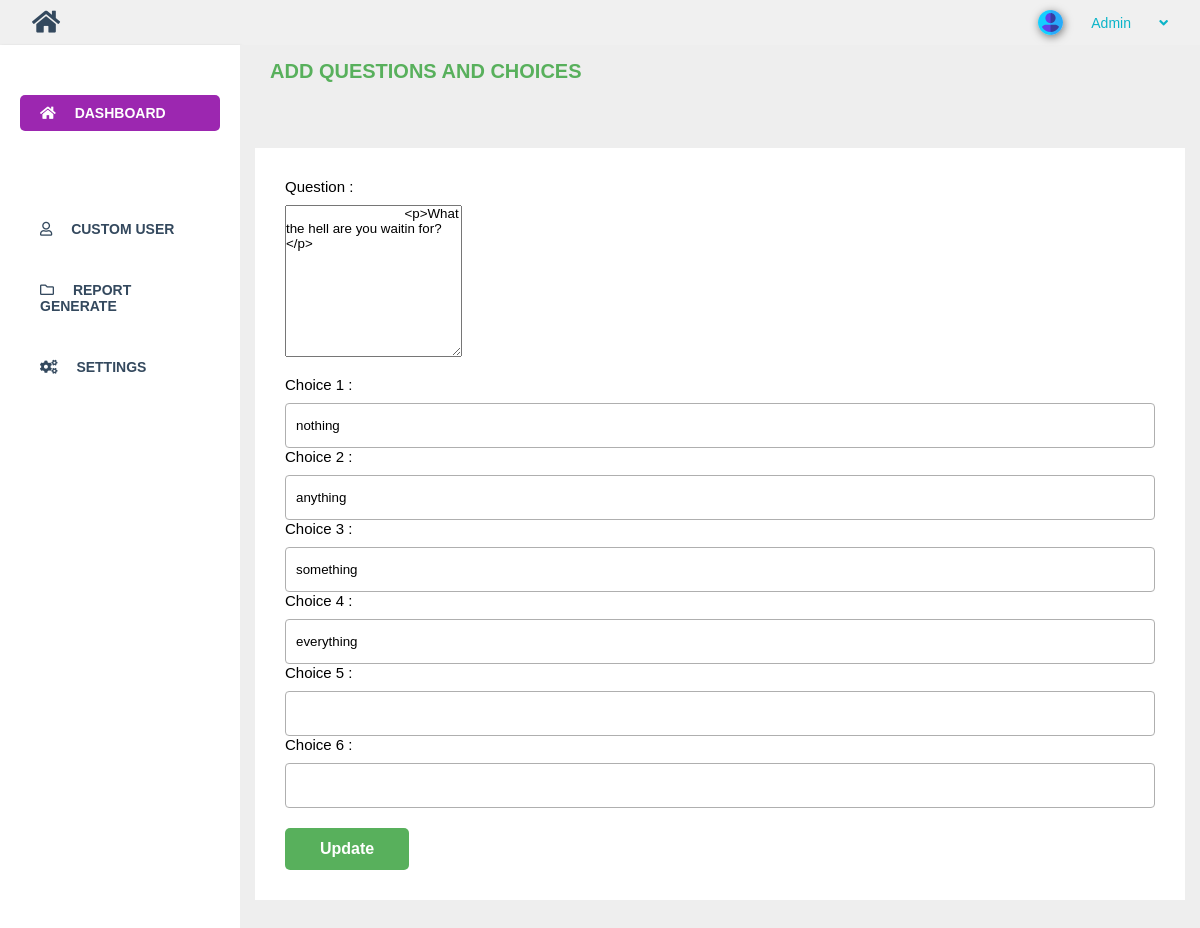
The page /admin/edit-question.php?id=9 (signed in) on the database its author committed.
### tables this page shows
CREATE TABLE `questions` (
  `id` int(10) NOT NULL AUTO_INCREMENT,
  `question` longtext,
  PRIMARY KEY (`id`)
);

CREATE TABLE `choices` (
  `id` int(10) NOT NULL AUTO_INCREMENT,
  `question_id` int(10) DEFAULT NULL,
  `choice_1` mediumtext,
  `choice_2` mediumtext,
  `choice_3` mediumtext,
  `choice_4` mediumtext,
  `choice_5` mediumtext,
  `choice_6` mediumtext,
  `answer` varchar(50) DEFAULT NULL,
  PRIMARY KEY (`id`),
  KEY `question_id` (`question_id`),
  CONSTRAINT `choices_ibfk_1` FOREIGN KEY (`question_id`) REFERENCES `questions` (`id`) ON DELETE CASCADE
);

### admin/edit-question.php (the view, shortened to what this page needs)
<?php
$conn = database();
if(isset($_GET['id'])) {
    function questionSingle($id) {
        global $conn;
        $sql = "select id, question from questions where id = '$id'";
        $result = $conn->query($sql);
        $data = array();
        if($result->num_rows > 0) {
            while($row = $result->fetch_assoc()) {
                $data[] = $row;
            }
            return $data;
        }
    }
        $question_id = $_GET['id'];
        global $conn;
        $sql = "select id, choice_1, choice_2, choice_3, choice_4, choice_5, choice_6 from choices where question_id = '$question_id'";
        $result = $conn->query($sql);
        if($result->num_rows > 0) {
            while($row = $result->fetch_assoc()) {
                $choice_1 = $row['choice_1'];
                $choice_2 = $row['choice_2'];
                $choice_3 = $row['choice_3'];
                $choice_4 = $row['choice_4'];
                $choice_5 = $row['choice_5'];
                $choice_6 = $row['choice_6'];
            }
    }
    $questionSingle = questionSingle($_GET['id']);
}
?>
<!DOCTYPE html>
<html lang="en">
<head>
    <link rel="stylesheet" href="css/fontawesome.css">
    <link rel="stylesheet" href="style.css">
</head>
<body>
    <div id="main">
        <div id="page-wrapper">
            <div class="dashboard-area">
                <h3 class="section-heading">Add Questions and Choices</h3>
                <div class="wrapper">
                <?php  foreach($questionSingle as $ques) :?>
                    <div class="form">
                        <form action="edit-question.php" method="post">
                            <div class="input-items">
                                <label for="topic">Question : </label>
                                <textarea name="question" id="question" rows="10">
                                <?php echo $ques['question']; ?>
                                </textarea>
                            </div>
                            <div class="input-items">
                                <label for="answer">Choice 1 : </label>
                                <input type="text" name="choice_1" id="answer"
                                value="<?php echo $choice_1; ?>">
                                <label for="answer">Choice 2 : </label>
                                <input type="text" name="choice_2" id="answer"
                                value="<?php echo $choice_2; ?>">
                                <label for="answer">Choice 3 : </label>
                                <input type="text" name="choice_3" id="answer"
                                value="<?php echo $choice_3; ?>">
                                <label for="answer">Choice 4 : </label>
                                <input type="text" name="choice_4" id="answer"
                                value="<?php echo $choice_4; ?>">
                                <label for="answer">Choice 5 : </label>
                                <input type="text" name="choice_5" id="answer"
                                value="<?php echo $choice_5; ?>">
                                <label for="answer">Choice 6 : </label>
                                <input type="text" name="choice_6" id="answer"
                                value="<?php echo $choice_6; ?>">
                            </div>
                            <button class="btn btn-green">Update</button>
                        </form>
                    </div>
                <?php endforeach; ?>
                </div>
            </div>
        </div>
    </div>
</body>
</html>

### admin/style.css (style rules this page uses)
* { margin: 0; padding: 0; box-sizing: border-box; font-family: Arial, Helvetica, sans-serif; }
:root { --th-bg-blue: #0bb4c8; --th-bg-green: #58b05c; --th-bg-danger: #eb4844; --th-bg-light:#eeeeee; --th-bg-primary:#9c27b0; --text-blue: #0bb4c8; --text-green: #58b05c; --text-danger: #eb4844; --text-white: white; --text-dark: #34495E; }
body { overflow: hidden; }
.btn { border-radius: 5px; display: inline-block; padding: 12px 35px; border: none; color: var(--text-white); cursor: pointer; text-decoration: none; font-size: 16px; font-weight: 600; }
.btn-green { background-color: var(--th-bg-green); }
.input-items label { display: block; text-align: left; font-size: 15px; font-weight: 300; margin-bottom: 10px; }
.input-items input { width: 100%; height: 45px; padding: 10px; border: 1px solid #AFAFAF; border-radius: 4px; }
.input-items { margin-bottom: 15px; text-align: left; }
#page-wrapper { display: flex; justify-content: space-between; }
.dashboard-area { width: 80%; height: 100vh; padding-bottom: 100px; overflow-y: auto; background-color: var(--th-bg-light); }
h3.section-heading { color: var(--text-green); text-transform: uppercase; padding: 15px 30px; text-align: left; font-size: 20px; margin-bottom: 50px; }
.wrapper { padding: 30px; background: white; margin: 0 15px; }

### rows shown on the page
questions: question "<p>What the hell are you waitin for?</p>"
choices: choice_1 "nothing", choice_2 "anything", choice_3 "something", choice_4 "everything"
